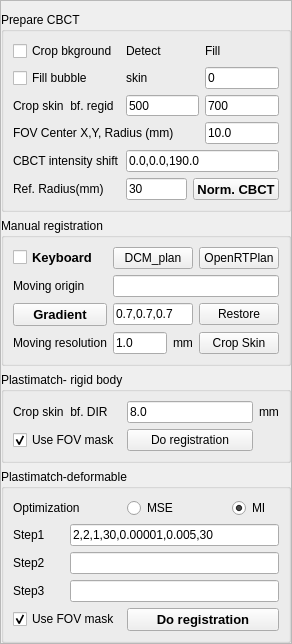
      <widget class="QFrame" name="frame_2">
       <property name="maximumSize">
        <size>
         <width>280</width>
         <height>16777215</height>
        </size>
       </property>
       <property name="frameShape">
        <enum>QFrame::StyledPanel</enum>
       </property>
       <property name="frameShadow">
        <enum>QFrame::Raised</enum>
       </property>
       <layout class="QVBoxLayout" name="verticalLayout_7">
        <property name="leftMargin">
         <number>0</number>
        </property>
        <property name="rightMargin">
         <number>0</number>
        </property>
        <property name="bottomMargin">
         <number>0</number>
        </property>
        <item>
         <widget class="QGroupBox" name="groupBox_8">
          <property name="minimumSize">
           <size>
            <width>0</width>
            <height>170</height>
           </size>
          </property>
          <property name="maximumSize">
           <size>
            <width>16777215</width>
            <height>200</height>
           </size>
          </property>
          <property name="title">
           <string>Prepare CBCT</string>
          </property>
          <layout class="QGridLayout" name="gridLayout_5">
           <item row="2" column="0">
            <widget class="QCheckBox" name="checkBoxFillBubbleCBCT">
             <property name="text">
              <string>Fill bubble</string>
             </property>
             <property name="checked">
              <bool>false</bool>
             </property>
            </widget>
           </item>
           <item row="2" column="4">
            <widget class="QLineEdit" name="lineEditBkFillCBCT">
             <property name="text">
              <string>0</string>
             </property>
            </widget>
           </item>
           <item row="4" column="4">
            <widget class="QLineEdit" name="lineEditBubFillCBCT">
             <property name="text">
              <string>700</string>
             </property>
            </widget>
           </item>
           <item row="1" column="0">
            <widget class="QCheckBox" name="checkBoxCropBkgroundCBCT">
             <property name="text">
              <string>Crop bkground</string>
             </property>
             <property name="checked">
              <bool>false</bool>
             </property>
            </widget>
           </item>
           <item row="1" column="4">
            <widget class="QLabel" name="label_36">
             <property name="text">
              <string>Fill</string>
             </property>
            </widget>
           </item>
           <item row="7" column="0">
            <widget class="QLabel" name="label_49">
             <property name="text">
              <string>Ref. Radius(mm)</string>
             </property>
            </widget>
           </item>
           <item row="4" column="0">
            <widget class="QLabel" name="label_39">
             <property name="text">
              <string>Crop skin  bf. regid</string>
             </property>
            </widget>
           </item>
           <item row="7" column="1">
            <widget class="QLineEdit" name="lineEditNormRoiRadius">
             <property name="text">
              <string>30</string>
             </property>
            </widget>
           </item>
           <item row="7" column="2" colspan="3">
            <widget class="QPushButton" name="pushButtonIntensityNormCBCT">
             <property name="font">
              <font>
               <pointsize>10</pointsize>
               <weight>75</weight>
               <bold>true</bold>
              </font>
             </property>
             <property name="text">
              <string>Norm. CBCT</string>
             </property>
            </widget>
           </item>
           <item row="6" column="0">
            <widget class="QLabel" name="label_48">
             <property name="text">
              <string>CBCT intensity shift</string>
             </property>
            </widget>
           </item>
           <item row="6" column="1" colspan="4">
            <widget class="QLineEdit" name="lineEditFOVPos">
             <property name="text">
              <string>0.0,0.0,190.0</string>
             </property>
            </widget>
           </item>
           <item row="5" column="4">
            <widget class="QLineEdit" name="lineEditCBCTSkinCropBfRegid">
             <property name="text">
              <string>10.0</string>
             </property>
            </widget>
           </item>
           <item row="4" column="1" colspan="3">
            <widget class="QLineEdit" name="lineEditBubDetectCBCT">
             <property name="text">
              <string>500</string>
             </property>
            </widget>
           </item>
           <item row="2" column="1" colspan="3">
            <widget class="QLabel" name="label_38">
             <property name="text">
              <string>skin</string>
             </property>
            </widget>
           </item>
           <item row="1" column="1" colspan="3">
            <widget class="QLabel" name="label_35">
             <property name="text">
              <string>Detect</string>
             </property>
            </widget>
           </item>
           <item row="5" column="0" colspan="4">
            <widget class="QLabel" name="label_47">
             <property name="text">
              <string>FOV Center X,Y, Radius (mm)</string>
             </property>
            </widget>
           </item>
          </layout>
         </widget>
        </item>
        <item>
         <widget class="QGroupBox" name="groupBox_4">
          <property name="title">
           <string>Manual registration</string>
          </property>
          <layout class="QGridLayout" name="gridLayout_4">
           <item row="0" column="3">
            <widget class="QPushButton" name="pushButtonMoveFromDCMPlanOpen">
             <property name="text">
              <string>OpenRTPlan</string>
             </property>
            </widget>
           </item>
           <item row="5" column="3">
            <widget class="QPushButton" name="pushButtonRestoreOriginal">
             <property name="text">
              <string>Restore</string>
             </property>
            </widget>
           </item>
           <item row="6" column="3">
            <widget class="QPushButton" name="pushButtonConfirmManualRegi">
             <property name="text">
              <string>Crop Skin</string>
             </property>
            </widget>
           </item>
           <item row="5" column="0">
            <widget class="QPushButton" name="pushButtonGradSearch">
             <property name="font">
              <font>
               <pointsize>10</pointsize>
               <weight>75</weight>
               <bold>true</bold>
              </font>
             </property>
             <property name="text">
              <string>Gradient</string>
             </property>
            </widget>
           </item>
           <item row="0" column="0">
            <widget class="QCheckBox" name="checkBoxKeyMoving">
             <property name="font">
              <font>
               <pointsize>10</pointsize>
               <weight>75</weight>
               <bold>true</bold>
              </font>
             </property>
             <property name="text">
              <string>Keyboard</string>
             </property>
             <property name="checked">
              <bool>false</bool>
             </property>
            </widget>
           </item>
           <item row="1" column="0">
            <widget class="QLabel" name="label_19">
             <property name="text">
              <string>Moving origin</string>
             </property>
            </widget>
           </item>
           <item row="1" column="1" colspan="3">
            <widget class="QLineEdit" name="lineEditOriginChanged"/>
           </item>
           <item row="6" column="0">
            <widget class="QLabel" name="label_23">
             <property name="text">
              <string>Moving resolution</string>
             </property>
            </widget>
           </item>
           <item row="6" column="1">
            <widget class="QLineEdit" name="lineEditMovingResol">
             <property name="text">
              <string>1.0</string>
             </property>
            </widget>
           </item>
           <item row="6" column="2">
            <widget class="QLabel" name="label">
             <property name="text">
              <string>mm</string>
             </property>
            </widget>
           </item>
           <item row="5" column="1" colspan="2">
            <widget class="QLineEdit" name="lineEditGradOption">
             <property name="text">
              <string>0.7,0.7,0.7</string>
             </property>
            </widget>
           </item>
           <item row="0" column="1" colspan="2">
            <widget class="QPushButton" name="pushButtonMoveFromDCMPlan">
             <property name="text">
              <string>DCM_plan</string>
             </property>
            </widget>
           </item>
          </layout>
         </widget>
        </item>
        <item>
         <widget class="QGroupBox" name="groupBox_5">
          <property name="title">
           <string>Plastimatch- rigid body</string>
          </property>
          <layout class="QGridLayout" name="gridLayout_6">
           <item row="0" column="0">
            <widget class="QLabel" name="label_41">
             <property name="text">
              <string>Crop skin  bf. DIR</string>
             </property>
            </widget>
           </item>
           <item row="0" column="1">
            <widget class="QLineEdit" name="lineEditCBCTSkinCropBfDIR">
             <property name="text">
              <string>8.0</string>
             </property>
            </widget>
           </item>
           <item row="0" column="2">
            <widget class="QLabel" name="label_42">
             <property name="text">
              <string>mm</string>
             </property>
            </widget>
           </item>
           <item row="2" column="0">
            <widget class="QCheckBox" name="checkBoxUseROIForRigid">
             <property name="text">
              <string>Use FOV mask</string>
             </property>
             <property name="checked">
              <bool>true</bool>
             </property>
            </widget>
           </item>
           <item row="2" column="1">
            <widget class="QPushButton" name="pushButtonDoRigid">
             <property name="text">
              <string>Do registration</string>
             </property>
            </widget>
           </item>
          </layout>
         </widget>
        </item>
        <item>
         <widget class="QGroupBox" name="groupBox_6">
          <property name="title">
           <string>Plastimatch-deformable</string>
          </property>
          <layout class="QGridLayout" name="gridLayout_8">
           <item row="0" column="4">
            <widget class="QRadioButton" name="radioButton_mi">
             <property name="text">
              <string>MI</string>
             </property>
             <property name="checked">
              <bool>true</bool>
             </property>
            </widget>
           </item>
           <item row="0" column="2" colspan="2">
            <widget class="QRadioButton" name="radioButton_mse">
             <property name="text">
              <string>MSE</string>
             </property>
             <property name="checked">
              <bool>false</bool>
             </property>
            </widget>
           </item>
           <item row="1" column="0">
            <widget class="QLabel" name="label_26">
             <property name="text">
              <string>Step1</string>
             </property>
            </widget>
           </item>
           <item row="0" column="0" colspan="2">
            <widget class="QLabel" name="label_25">
             <property name="text">
              <string>Optimization</string>
             </property>
            </widget>
           </item>
           <item row="3" column="1" colspan="4">
            <widget class="QLineEdit" name="lineEditArgument3">
             <property name="text">
              <string/>
             </property>
            </widget>
           </item>
           <item row="1" column="1" colspan="4">
            <widget class="QLineEdit" name="lineEditArgument1">
             <property name="text">
              <string>2,2,1,30,0.00001,0.005,30</string>
             </property>
            </widget>
           </item>
           <item row="2" column="1" colspan="4">
            <widget class="QLineEdit" name="lineEditArgument2">
             <property name="text">
              <string/>
             </property>
            </widget>
           </item>
           <item row="3" column="0">
            <widget class="QLabel" name="label_28">
             <property name="text">
              <string>Step3</string>
             </property>
            </widget>
           </item>
           <item row="2" column="0">
            <widget class="QLabel" name="label_27">
             <property name="text">
              <string>Step2</string>
             </property>
            </widget>
           </item>
           <item row="5" column="2" colspan="3">
            <widget class="QPushButton" name="pushButtonDoDeformable">
             <property name="font">
              <font>
               <pointsize>10</pointsize>
               <weight>75</weight>
               <bold>true</bold>
              </font>
             </property>
             <property name="text">
              <string>Do registration</string>
             </property>
            </widget>
           </item>
           <item row="5" column="0" colspan="2">
            <widget class="QCheckBox" name="checkBoxUseROIForDIR">
             <property name="text">
              <string>Use FOV mask</string>
             </property>
             <property name="checked">
              <bool>true</bool>
             </property>
            </widget>
           </item>
          </layout>
         </widget>
        </item>
       </layout>
      </widget>
